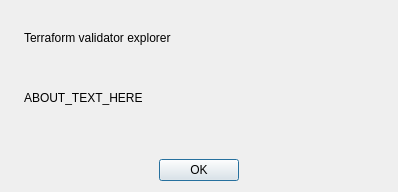
<?xml version="1.0" encoding="UTF-8"?>
<ui version="4.0">
 <class>dialog_about</class>
 <widget class="QDialog" name="dialog_about">
  <property name="geometry">
   <rect>
    <x>0</x>
    <y>0</y>
    <width>398</width>
    <height>192</height>
   </rect>
  </property>
  <property name="sizePolicy">
   <sizepolicy hsizetype="Fixed" vsizetype="Fixed">
    <horstretch>0</horstretch>
    <verstretch>0</verstretch>
   </sizepolicy>
  </property>
  <property name="minimumSize">
   <size>
    <width>398</width>
    <height>192</height>
   </size>
  </property>
  <property name="maximumSize">
   <size>
    <width>398</width>
    <height>192</height>
   </size>
  </property>
  <property name="windowTitle">
   <string>About</string>
  </property>
  <layout class="QHBoxLayout" name="horizontalLayout_3">
   <item>
    <layout class="QVBoxLayout" name="verticalLayout_2">
     <item>
      <layout class="QHBoxLayout" name="horizontalLayout">
       <item>
        <widget class="QLabel" name="label_icon">
         <property name="text">
          <string/>
         </property>
         <property name="pixmap">
          <pixmap resource="resources.qrc">:/icon/icon_64x64.png</pixmap>
         </property>
        </widget>
       </item>
       <item>
        <layout class="QVBoxLayout" name="verticalLayout">
         <item>
          <spacer name="horizontalSpacer">
           <property name="orientation">
            <enum>Qt::Orientation::Horizontal</enum>
           </property>
           <property name="sizeHint" stdset="0">
            <size>
             <width>40</width>
             <height>20</height>
            </size>
           </property>
          </spacer>
         </item>
         <item>
          <widget class="QLabel" name="label_title">
           <property name="text">
            <string>Terraform validator explorer</string>
           </property>
           <property name="textFormat">
            <enum>Qt::TextFormat::RichText</enum>
           </property>
          </widget>
         </item>
         <item>
          <spacer name="verticalSpacer_2">
           <property name="orientation">
            <enum>Qt::Orientation::Vertical</enum>
           </property>
           <property name="sizeHint" stdset="0">
            <size>
             <width>20</width>
             <height>40</height>
            </size>
           </property>
          </spacer>
         </item>
         <item>
          <widget class="QLabel" name="label_text">
           <property name="minimumSize">
            <size>
             <width>300</width>
             <height>0</height>
            </size>
           </property>
           <property name="maximumSize">
            <size>
             <width>300</width>
             <height>16777215</height>
            </size>
           </property>
           <property name="text">
            <string>ABOUT_TEXT_HERE</string>
           </property>
           <property name="textFormat">
            <enum>Qt::TextFormat::RichText</enum>
           </property>
           <property name="wordWrap">
            <bool>true</bool>
           </property>
          </widget>
         </item>
        </layout>
       </item>
      </layout>
     </item>
     <item>
      <spacer name="verticalSpacer">
       <property name="orientation">
        <enum>Qt::Orientation::Vertical</enum>
       </property>
       <property name="sizeHint" stdset="0">
        <size>
         <width>20</width>
         <height>40</height>
        </size>
       </property>
      </spacer>
     </item>
     <item>
      <layout class="QHBoxLayout" name="horizontalLayout_2">
       <item>
        <spacer name="horizontalSpacer_2">
         <property name="orientation">
          <enum>Qt::Orientation::Horizontal</enum>
         </property>
         <property name="sizeHint" stdset="0">
          <size>
           <width>40</width>
           <height>20</height>
          </size>
         </property>
        </spacer>
       </item>
       <item>
        <widget class="QPushButton" name="btn_ok">
         <property name="text">
          <string>OK</string>
         </property>
        </widget>
       </item>
       <item>
        <spacer name="horizontalSpacer_3">
         <property name="orientation">
          <enum>Qt::Orientation::Horizontal</enum>
         </property>
         <property name="sizeHint" stdset="0">
          <size>
           <width>40</width>
           <height>20</height>
          </size>
         </property>
        </spacer>
       </item>
      </layout>
     </item>
    </layout>
   </item>
  </layout>
 </widget>
 <resources>
  <include location="resources.qrc"/>
 </resources>
 <connections/>
</ui>
